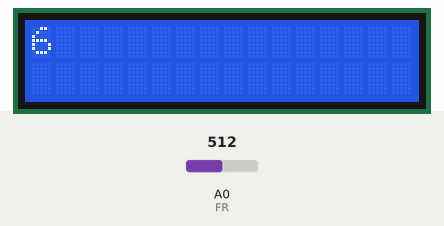
This sketch was run on a simulated Arduino Uno, built with avr-gcc and run on an emulated ATmega328P. Parts: 16×2 character LCD. The test bench sets the inputs (shaded band); at power-on: A0 (FR) = 512.

Above: at 1.2 s.
1.3 s: A0 (FR) set to 716
3.0 s: A0 (FR) set to 900
At 4.2 s:
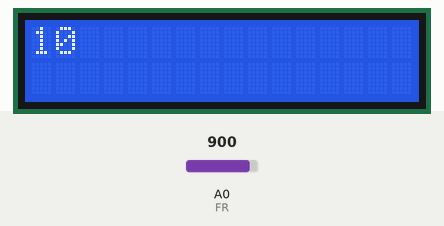
4.5 s: A0 (FR) set to 1023
At 5.8 s:
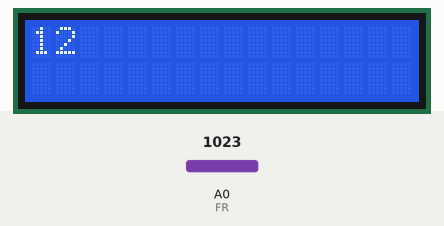
Timing chart, 0 to 7.5 s (numbered marks = the images above; inputs shaded):
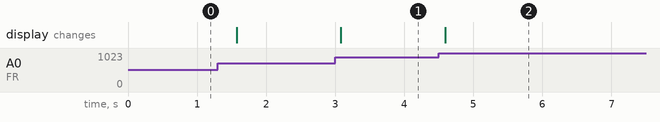

The sketch:

FR.ino
```cpp
#include <Wire.h>
#include <LiquidCrystal_I2C.h>
LiquidCrystal_I2C lcd (0x27, 16, 2);
int FR=A0, NL;
void setup(){
  pinMode(FR,INPUT);
  Wire.begin();
  lcd.begin(16, 2);
  lcd.clear();
  lcd.backlight();
}
void loop(){
  NL=analogRead(FR);
  int LI=map(NL,0,8300,0,100);
  lcd.setCursor(0, 0);
  lcd.print(LI);
  delay(500);
}
```

Measured:
- after the input at 3.0 s, the display: changes after 0.08 s (image 1)
- after the input at 4.5 s, the display: changes after 0.09 s (image 2)
